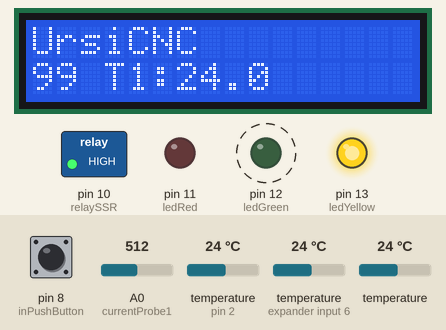
Recording of a sketch running on a simulated Arduino Uno, built with avr-gcc and run on an emulated ATmega328P. Parts: 16×2 character LCD, switched loads named in the sketch (green lamp = pin HIGH), output pins drawn as LEDs (lit = HIGH). Dashed ring = blinking. The test bench sets the inputs (shaded band); at power-on: pin 8 (inPushButton) HIGH, temperature (sensors on expander input 6, pin 2) 24 °C, A0 (currentProbe1) = 512, temperature 24 °C. What the sketch prints to the serial monitor is not drawn.

Above: at 1.3 s.
1.4 s: pin 8 (inPushButton) pulled LOW for 0.15 s
At 2.0 s:
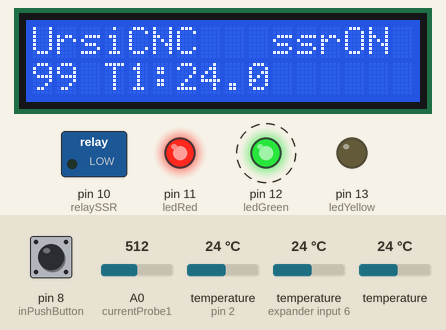
4.1 s: pin 8 (inPushButton) pulled LOW for 1 s
At 5.02 s:
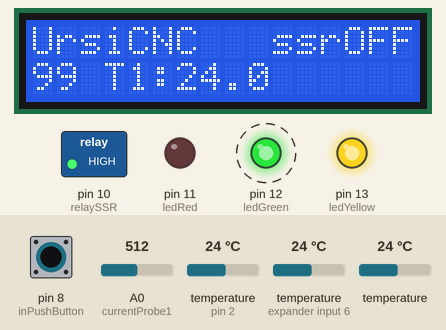
5.7 s: temperature (sensor on expander input 6) set to 12 °C
At 6.36 s:
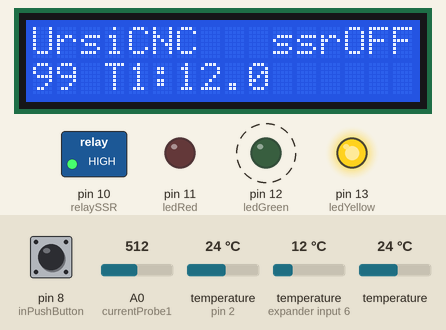
7.6 s: temperature (sensor on expander input 6) set to 19 °C
At 7.86 s:
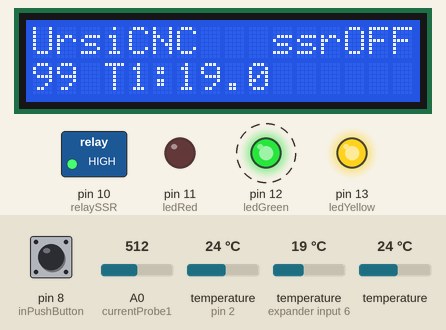
9.1 s: temperature (sensor on expander input 6) set to 28 °C
At 10.0 s:
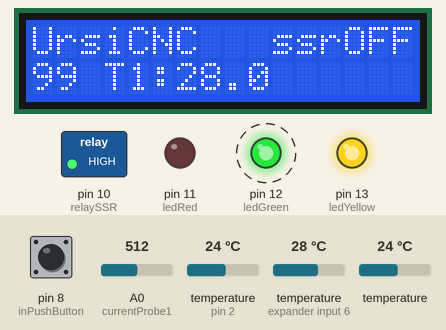
Timing chart, 0 to 11.6 s (numbered marks = the images above; inputs shaded):
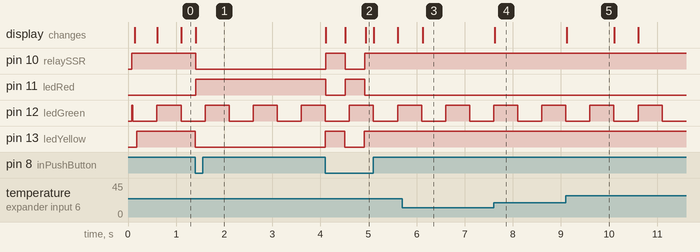

The sketch:

Mon_Timer_lcd_tempA01.ino
```cpp
#include <Wire.h>
#include <LCD.h>
#include <LiquidCrystal_I2C.h>
//#include <OneWire.h>
#include <DallasTemperature.h>

#define ONE_WIRE_BUS  2        // Data wire is plugged into pin 2 on the Arduino
#define currentProbe1 0        // The first current meter
#define currentProbe2 1        // The second current meter
#define ledYellow     13
#define ledGreen      12
#define ledRed        11
#define relaySSR      10
#define inPushButton  8        // choose the input pin (for a pushbutton)
#define SENSOR_RESOLUTION 9   // How many bits to use for temperature values: 9, 10, 11 or 12

int state = LOW;      // the current state of the output pin
int previous = HIGH;    // the previous reading from the input pin
int buttonRead = 0;
long time = 0;         // the last time the output pin was toggled
long debounce = 400;   // the debounce time, increase if the output flickers
//int ledPinYellow = ledYellow;
//int ledPinGreen = ledGreen;
//int ledPinRed = ledRed;
//int relayPinSSR = relaySSR;
//int inPin = inPushButton;   // choose the input pin (for a pushbutton)
int noSensors = 0;
const int currentMean1 = 510;

volatile byte count = 0;
volatile int currentValue1 = 0;
volatile int currentValue2 = 0;
volatile byte countold = 0;
volatile boolean sendOK = false;
char TCNT2init = 177;

// Setup a oneWire instance to communicate with any OneWire devices
// (not just Maxim/Dallas temperature ICs)
OneWire oneWire(ONE_WIRE_BUS);
// Pass our oneWire reference to Dallas Temperature.
DallasTemperature sensors(&oneWire);
DeviceAddress sensorDeviceAddress;
LiquidCrystal_I2C  lcd(0x27,2,1,0,4,5,6,7); // 0x27 is the I2C bus address for an unmodified backpack


void setup()
{

  // activate LCD module
  lcd.begin (16,2); // for 16 x 2 LCD module
  lcd.setBacklightPin(3,POSITIVE);
  lcd.setBacklight(HIGH);

  pinMode(ledYellow, OUTPUT);     // declare LED as output
  pinMode(ledGreen, OUTPUT);      // declare LED as output
  pinMode(ledRed, OUTPUT);        // declare LED as output
  pinMode(relaySSR, OUTPUT);      // declare SSR as output
  pinMode(inPushButton, INPUT);          // declare pushbutton as input
  digitalWrite(inPushButton, HIGH);       // turn on pullup resistors
  //ADMUX = bit (REFS0) | bit (REFS1);  // Internal 1.1V reference

  delay(10);

  // Set all to off
  digitalWrite(ledYellow, LOW);   // turn LED OFF
  digitalWrite(ledGreen, HIGH);   // turn LED OFF
  //digitalWrite(ledRed, HIGH);     // turn LED OFF
  digitalWrite(relaySSR, HIGH);   // turn SSR OFF

    // start serial port
  Serial.begin(115200);
  Serial.println("UrsiCNC serial promt started");

  // Start up the library
  sensors.begin();
  sensors.getAddress(sensorDeviceAddress, 0);
  sensors.setResolution(sensorDeviceAddress, SENSOR_RESOLUTION);
  //Serial.println(sensorDeviceAddress,DEC);
  int resolution = sensors.getResolution(sensorDeviceAddress);
  Serial.println(resolution,DEC);


  noInterrupts();           // disable all interrupts
  // initialize timer1 @ 2 Hz
  TCCR1A = 0;
  TCCR1B = 0;
  TCNT1  = 0;

  OCR1A = 31250;            // compare match register 16MHz/256/2Hz
  TCCR1B |= (1 << WGM12);   // CTC mode
  TCCR1B |= (1 << CS12);    // 256 prescaler
  TIMSK1 |= (1 << OCIE1A);  // enable timer compare interrupt

  // initialize timer2 @ 100 Hz

  // TIMER2_OVF_vect (Timer2 overflow) is fired with freq:
  // Freq_OVF = 16000000/(scale*(255-TCNT2init)) Hz
  // Square wave( _-_-_ ) on pin OVF_Pin has:
  // Freq_PIN = FreqOVF/2

  TCCR2B = 0x00;                  // No clock source (Timer/Counter stopped)
  TCNT2 = TCNT2init;              // Register : the Timer/Counter (TCNT2) and Output Compare Register (OCR2A and OCR2B) are 8-bit // Reset Timer Count
  TCCR2A = 0x00;                  // TCCR2A – Timer/Counter Control Register A // All bits to zero -> Normal operation

  TCCR2B |= (1<<CS22)|(1<<CS21)|(1<<CS20); // Prescale 1024 (Timer/Counter started)
  //TCCR2B &= ~(1<<CS21);          // Turn off CS21, CS22=1 CS21=0 CS20=1 -> prescale = 128

  TIMSK2 |= (1<<TOIE2);          // TIMSK2 – Timer/Counter2 Interrupt Mask Register // Bit 0 – TOIE2: Timer/Counter2 Overflow Interrupt Enable

  interrupts();             // enable all interrupts
  noSensors = sensors.getDeviceCount();
  lcd.home (); // set cursor to 0,0
  lcd.print("UrsiCNC");

}


void loop()
{
  buttonRead = digitalRead(inPushButton);  // read input value

  if (sendOK) {
   float valueVcc = readVcc();
   float current1 = (currentValue1-currentMean1)*valueVcc/1024/100;
   lcd.setCursor (0,1); // set cursor to 0,1
   lcd.print(countold,DEC);
   lcd.setCursor (3,1); // set cursor to 3,1
   lcd.print("T1:");
   lcd.print(sensors.getTempCByIndex(1),1);
   Serial.println("UrsiCNC");
   Serial.print("Temperature is: ");
   Serial.print(sensors.getTempCByIndex(0)); // Why "byIndex"?
   Serial.print(", T2: ");
   Serial.print(sensors.getTempCByIndex(1)); // Why "byIndex"?
   Serial.print(", T3: ");
   Serial.print(sensors.getTempCByIndex(2)); // Why "byIndex"?
   //Serial.print(", T4: ");
   //Serial.print(sensors.getTempCByIndex(3)); // Why "byIndex"?
   //Serial.print(sensorDeviceAddress);
   Serial.print(", Time:");
   Serial.println(millis() ,DEC);
   Serial.println(valueVcc , DEC);
   Serial.println(current1, DEC);
   sendOK = false;
  }

  if (buttonRead == LOW && previous == HIGH && millis() - time > debounce) {
    digitalWrite(ledYellow, digitalRead(ledYellow) ^ 1);   // toggle LED pin
    if (state == HIGH){
      state = LOW;
      lcd.setCursor (10,0); // set cursor to second row
      lcd.print("ssrOFF");}
    else{
      state = HIGH;
      lcd.setCursor (10,0); // set cursor to second row
      lcd.print("ssrON ");}

    time = millis();
  }

  digitalWrite(ledRed, state);
  digitalWrite(ledYellow, !state);
  digitalWrite(relaySSR, !state);

  previous = HIGH;

}

ISR(TIMER1_COMPA_vect)          // timer compare interrupt service routine
{

  digitalWrite(ledGreen, digitalRead(ledGreen) ^ 1);   // toggle LED pin
  countold = count;
  count = 0;
  sensors.requestTemperaturesnodelay();
  currentValue1 = analogRead(currentProbe1);
  sendOK = true;
}

ISR(TIMER2_OVF_vect) {
 //https://www.arduino.cc/en/Hacking/Atmega168Hardware
 // PORTD maps to Arduino digital pins 0 to 7
 TCNT2 = TCNT2init;
 count = ++count;
 //digitalWrite(ledYellow, digitalRead(ledYellow) ^ 1);   // toggle LED pin

};

long readVcc() {
  long result;
  // Read 1.1V reference against AVcc
  ADMUX = _BV(REFS0) | _BV(MUX3) | _BV(MUX2) | _BV(MUX1);
  delay(2); // Wait for Vref to settle
  ADCSRA |= _BV(ADSC); // Convert
  while (bit_is_set(ADCSRA,ADSC));
  result = ADCL;
  result |= ADCH<<8;
  //measured 1.075-1.076V 1099725-1100748
  result = 1098360 / result; // Back-calculate AVcc in mV 1.1 * 1023 *1000 , adjust acc.
  return result;
}
```

Measured:
- after the input at 1.4 s, pin 10 (relaySSR), pin 13 (ledYellow): HIGH → LOW at once; pin 11 (ledRed): LOW → HIGH at once; the display: changes at once (image 1)
- after the input at 4.1 s, pin 10 (relaySSR), pin 13 (ledYellow): LOW → HIGH at once, → LOW 0.41 s later, → HIGH 0.41 s later; pin 11 (ledRed): HIGH → LOW at once, → HIGH 0.41 s later, → LOW 0.41 s later; the display: changes at once (image 2)
- after the input at 5.7 s, the display: changes after 0.42 s (image 3)
- after the input at 7.6 s, the display: changes at once (image 4)
- after the input at 9.1 s, the display: changes at once (image 5)
- by itself, pin 12 (ledGreen): alternates HIGH for 0.50 s and LOW for 0.50 s
